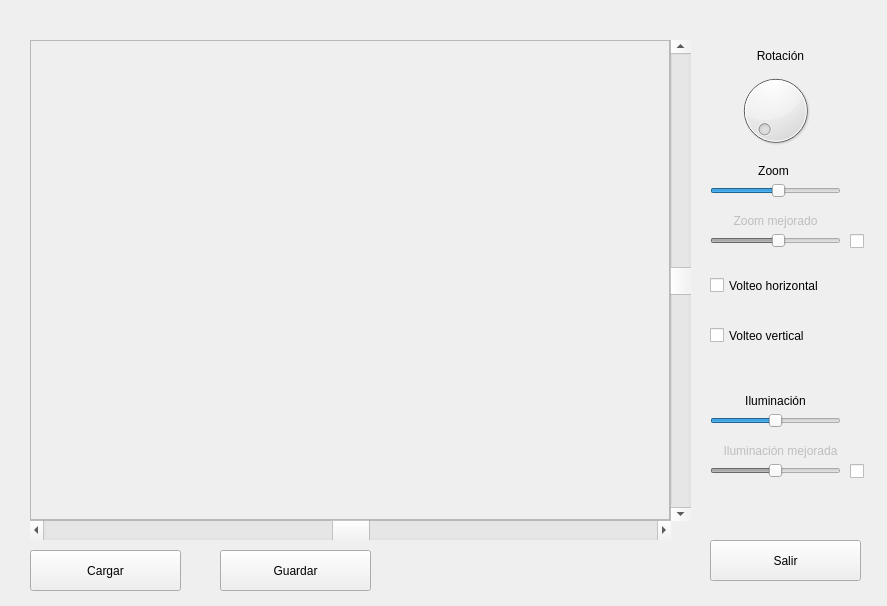
<?xml version="1.0" encoding="UTF-8"?>
<ui version="4.0">
 <class>QMainForm</class>
 <widget class="QWidget" name="QMainForm">
  <property name="geometry">
   <rect>
    <x>0</x>
    <y>0</y>
    <width>887</width>
    <height>606</height>
   </rect>
  </property>
  <property name="windowTitle">
   <string>Procesamiento de imágenes</string>
  </property>
  <widget class="QFrame" name="frameOrig">
   <property name="geometry">
    <rect>
     <x>30</x>
     <y>40</y>
     <width>640</width>
     <height>480</height>
    </rect>
   </property>
   <property name="frameShape">
    <enum>QFrame::StyledPanel</enum>
   </property>
   <property name="frameShadow">
    <enum>QFrame::Raised</enum>
   </property>
  </widget>
  <widget class="QPushButton" name="pushButtonCargar">
   <property name="geometry">
    <rect>
     <x>30</x>
     <y>550</y>
     <width>151</width>
     <height>41</height>
    </rect>
   </property>
   <property name="text">
    <string>Cargar</string>
   </property>
  </widget>
  <widget class="QPushButton" name="pushButtonSalir">
   <property name="geometry">
    <rect>
     <x>710</x>
     <y>540</y>
     <width>151</width>
     <height>41</height>
    </rect>
   </property>
   <property name="text">
    <string>Salir</string>
   </property>
  </widget>
  <widget class="QPushButton" name="pushButtonGuardar">
   <property name="geometry">
    <rect>
     <x>220</x>
     <y>550</y>
     <width>151</width>
     <height>41</height>
    </rect>
   </property>
   <property name="text">
    <string>Guardar</string>
   </property>
  </widget>
  <widget class="QDial" name="dialRot">
   <property name="geometry">
    <rect>
     <x>730</x>
     <y>70</y>
     <width>91</width>
     <height>81</height>
    </rect>
   </property>
   <property name="maximum">
    <number>359</number>
   </property>
  </widget>
  <widget class="QScrollBar" name="horizontalScrollBar">
   <property name="geometry">
    <rect>
     <x>30</x>
     <y>520</y>
     <width>641</width>
     <height>20</height>
    </rect>
   </property>
   <property name="minimum">
    <number>320</number>
   </property>
   <property name="maximum">
    <number>480</number>
   </property>
   <property name="value">
    <number>400</number>
   </property>
   <property name="orientation">
    <enum>Qt::Horizontal</enum>
   </property>
  </widget>
  <widget class="QScrollBar" name="verticalScrollBar">
   <property name="geometry">
    <rect>
     <x>670</x>
     <y>40</y>
     <width>21</width>
     <height>481</height>
    </rect>
   </property>
   <property name="minimum">
    <number>240</number>
   </property>
   <property name="maximum">
    <number>560</number>
   </property>
   <property name="value">
    <number>400</number>
   </property>
   <property name="orientation">
    <enum>Qt::Vertical</enum>
   </property>
  </widget>
  <widget class="QSlider" name="hSliderZoom">
   <property name="geometry">
    <rect>
     <x>710</x>
     <y>180</y>
     <width>131</width>
     <height>21</height>
    </rect>
   </property>
   <property name="maximum">
    <number>19</number>
   </property>
   <property name="singleStep">
    <number>1</number>
   </property>
   <property name="value">
    <number>10</number>
   </property>
   <property name="sliderPosition">
    <number>10</number>
   </property>
   <property name="orientation">
    <enum>Qt::Horizontal</enum>
   </property>
  </widget>
  <widget class="QLabel" name="labelRot">
   <property name="geometry">
    <rect>
     <x>740</x>
     <y>40</y>
     <width>81</width>
     <height>31</height>
    </rect>
   </property>
   <property name="text">
    <string>Rotación</string>
   </property>
   <property name="alignment">
    <set>Qt::AlignCenter</set>
   </property>
  </widget>
  <widget class="QLabel" name="labelZoom">
   <property name="geometry">
    <rect>
     <x>740</x>
     <y>160</y>
     <width>67</width>
     <height>21</height>
    </rect>
   </property>
   <property name="text">
    <string>Zoom</string>
   </property>
   <property name="alignment">
    <set>Qt::AlignCenter</set>
   </property>
  </widget>
  <widget class="QCheckBox" name="checkBoxVHor">
   <property name="geometry">
    <rect>
     <x>710</x>
     <y>270</y>
     <width>151</width>
     <height>31</height>
    </rect>
   </property>
   <property name="text">
    <string>Volteo horizontal</string>
   </property>
  </widget>
  <widget class="QCheckBox" name="checkBoxVVer">
   <property name="geometry">
    <rect>
     <x>710</x>
     <y>320</y>
     <width>151</width>
     <height>31</height>
    </rect>
   </property>
   <property name="text">
    <string>Volteo vertical</string>
   </property>
  </widget>
  <widget class="QSlider" name="hSliderIlum">
   <property name="geometry">
    <rect>
     <x>710</x>
     <y>410</y>
     <width>131</width>
     <height>21</height>
    </rect>
   </property>
   <property name="minimum">
    <number>-255</number>
   </property>
   <property name="maximum">
    <number>255</number>
   </property>
   <property name="value">
    <number>0</number>
   </property>
   <property name="sliderPosition">
    <number>0</number>
   </property>
   <property name="orientation">
    <enum>Qt::Horizontal</enum>
   </property>
  </widget>
  <widget class="QLabel" name="labelIlum">
   <property name="geometry">
    <rect>
     <x>730</x>
     <y>380</y>
     <width>91</width>
     <height>41</height>
    </rect>
   </property>
   <property name="text">
    <string>Iluminación</string>
   </property>
   <property name="alignment">
    <set>Qt::AlignCenter</set>
   </property>
  </widget>
  <widget class="QSlider" name="hSliderZoomMejorado">
   <property name="enabled">
    <bool>false</bool>
   </property>
   <property name="geometry">
    <rect>
     <x>710</x>
     <y>230</y>
     <width>131</width>
     <height>21</height>
    </rect>
   </property>
   <property name="maximum">
    <number>19</number>
   </property>
   <property name="singleStep">
    <number>1</number>
   </property>
   <property name="value">
    <number>10</number>
   </property>
   <property name="sliderPosition">
    <number>10</number>
   </property>
   <property name="orientation">
    <enum>Qt::Horizontal</enum>
   </property>
  </widget>
  <widget class="QLabel" name="labelZoomMejorado">
   <property name="enabled">
    <bool>false</bool>
   </property>
   <property name="geometry">
    <rect>
     <x>720</x>
     <y>210</y>
     <width>111</width>
     <height>21</height>
    </rect>
   </property>
   <property name="text">
    <string>Zoom mejorado</string>
   </property>
   <property name="alignment">
    <set>Qt::AlignCenter</set>
   </property>
  </widget>
  <widget class="QCheckBox" name="checkBoxZoomMejorado">
   <property name="geometry">
    <rect>
     <x>850</x>
     <y>230</y>
     <width>96</width>
     <height>22</height>
    </rect>
   </property>
   <property name="text">
    <string/>
   </property>
  </widget>
  <widget class="QSlider" name="hSliderIlumMejorada">
   <property name="enabled">
    <bool>false</bool>
   </property>
   <property name="geometry">
    <rect>
     <x>710</x>
     <y>460</y>
     <width>131</width>
     <height>21</height>
    </rect>
   </property>
   <property name="minimum">
    <number>-255</number>
   </property>
   <property name="maximum">
    <number>255</number>
   </property>
   <property name="value">
    <number>0</number>
   </property>
   <property name="sliderPosition">
    <number>0</number>
   </property>
   <property name="orientation">
    <enum>Qt::Horizontal</enum>
   </property>
  </widget>
  <widget class="QLabel" name="labelIlumMejorada">
   <property name="enabled">
    <bool>false</bool>
   </property>
   <property name="geometry">
    <rect>
     <x>700</x>
     <y>430</y>
     <width>161</width>
     <height>41</height>
    </rect>
   </property>
   <property name="text">
    <string>Iluminación mejorada</string>
   </property>
   <property name="alignment">
    <set>Qt::AlignCenter</set>
   </property>
  </widget>
  <widget class="QCheckBox" name="checkBoxIlumMejorada">
   <property name="geometry">
    <rect>
     <x>850</x>
     <y>460</y>
     <width>96</width>
     <height>22</height>
    </rect>
   </property>
   <property name="text">
    <string/>
   </property>
  </widget>
 </widget>
 <resources/>
 <connections>
  <connection>
   <sender>checkBoxZoomMejorado</sender>
   <signal>toggled(bool)</signal>
   <receiver>hSliderZoomMejorado</receiver>
   <slot>setEnabled(bool)</slot>
   <hints>
    <hint type="sourcelabel">
     <x>860</x>
     <y>239</y>
    </hint>
    <hint type="destinationlabel">
     <x>742</x>
     <y>239</y>
    </hint>
   </hints>
  </connection>
  <connection>
   <sender>checkBoxZoomMejorado</sender>
   <signal>toggled(bool)</signal>
   <receiver>hSliderZoom</receiver>
   <slot>setDisabled(bool)</slot>
   <hints>
    <hint type="sourcelabel">
     <x>876</x>
     <y>239</y>
    </hint>
    <hint type="destinationlabel">
     <x>779</x>
     <y>184</y>
    </hint>
   </hints>
  </connection>
  <connection>
   <sender>checkBoxZoomMejorado</sender>
   <signal>toggled(bool)</signal>
   <receiver>labelZoomMejorado</receiver>
   <slot>setEnabled(bool)</slot>
   <hints>
    <hint type="sourcelabel">
     <x>850</x>
     <y>230</y>
    </hint>
    <hint type="destinationlabel">
     <x>819</x>
     <y>230</y>
    </hint>
   </hints>
  </connection>
  <connection>
   <sender>checkBoxZoomMejorado</sender>
   <signal>toggled(bool)</signal>
   <receiver>labelZoom</receiver>
   <slot>setDisabled(bool)</slot>
   <hints>
    <hint type="sourcelabel">
     <x>861</x>
     <y>243</y>
    </hint>
    <hint type="destinationlabel">
     <x>780</x>
     <y>169</y>
    </hint>
   </hints>
  </connection>
  <connection>
   <sender>checkBoxIlumMejorada</sender>
   <signal>toggled(bool)</signal>
   <receiver>hSliderIlumMejorada</receiver>
   <slot>setEnabled(bool)</slot>
   <hints>
    <hint type="sourcelabel">
     <x>861</x>
     <y>460</y>
    </hint>
    <hint type="destinationlabel">
     <x>816</x>
     <y>460</y>
    </hint>
   </hints>
  </connection>
  <connection>
   <sender>checkBoxIlumMejorada</sender>
   <signal>toggled(bool)</signal>
   <receiver>labelIlumMejorada</receiver>
   <slot>setEnabled(bool)</slot>
   <hints>
    <hint type="sourcelabel">
     <x>860</x>
     <y>470</y>
    </hint>
    <hint type="destinationlabel">
     <x>840</x>
     <y>442</y>
    </hint>
   </hints>
  </connection>
  <connection>
   <sender>checkBoxIlumMejorada</sender>
   <signal>toggled(bool)</signal>
   <receiver>hSliderIlum</receiver>
   <slot>setDisabled(bool)</slot>
   <hints>
    <hint type="sourcelabel">
     <x>862</x>
     <y>466</y>
    </hint>
    <hint type="destinationlabel">
     <x>838</x>
     <y>416</y>
    </hint>
   </hints>
  </connection>
  <connection>
   <sender>checkBoxIlumMejorada</sender>
   <signal>toggled(bool)</signal>
   <receiver>labelIlum</receiver>
   <slot>setDisabled(bool)</slot>
   <hints>
    <hint type="sourcelabel">
     <x>856</x>
     <y>469</y>
    </hint>
    <hint type="destinationlabel">
     <x>808</x>
     <y>400</y>
    </hint>
   </hints>
  </connection>
 </connections>
</ui>
